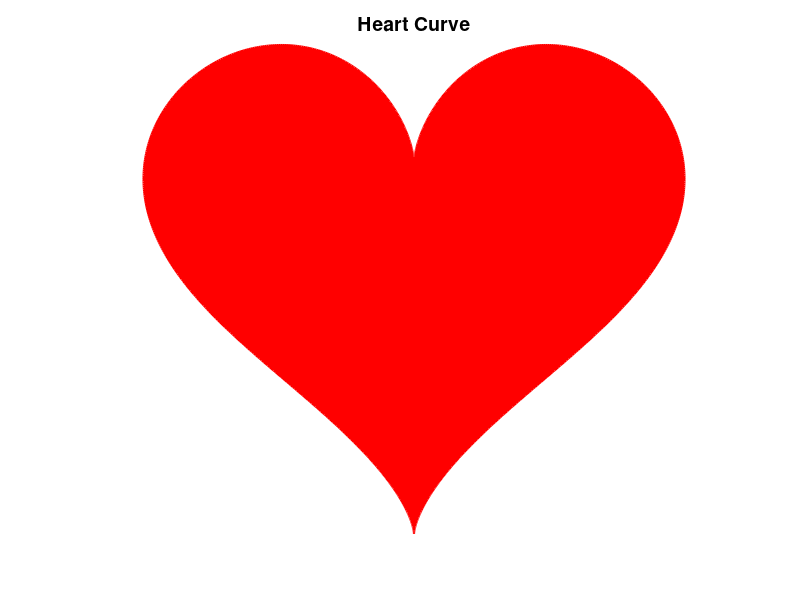

The MATLAB script that drew this image:
% 心形曲线 - 参数方程法
% x = 16*sin(t)^3
% y = 13*cos(t) - 5*cos(2t) - 2*cos(3t) - cos(4t)

t = linspace(0, 2*pi, 1000);

x = 16 * sin(t).^3;
y = 13*cos(t) - 5*cos(2*t) - 2*cos(3*t) - cos(4*t);

figure('Color', 'w');
fill(x, y, 'r', 'EdgeColor', 'r', 'LineWidth', 1.5);
axis equal;
axis off;
title('Heart Curve', 'FontSize', 14);
